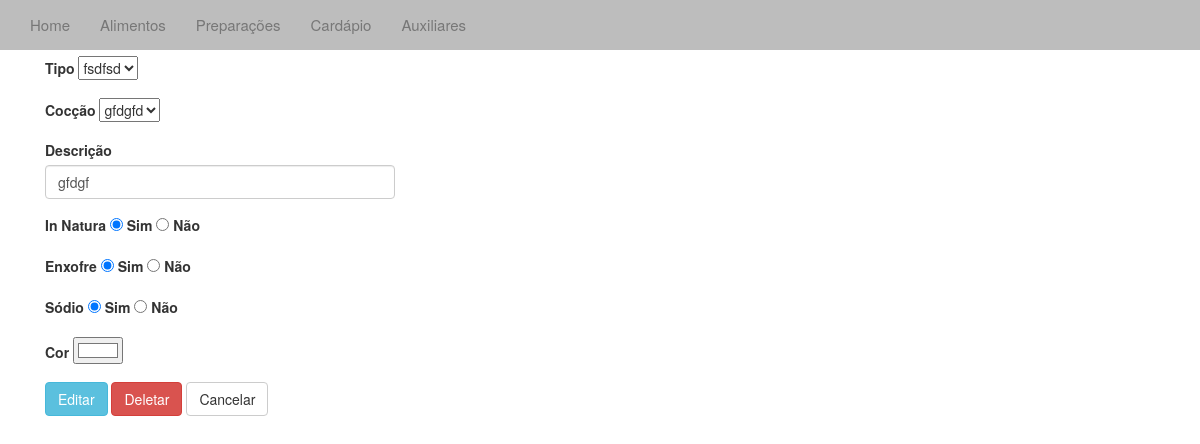
Before: /editprepara/1/ with the older database file.
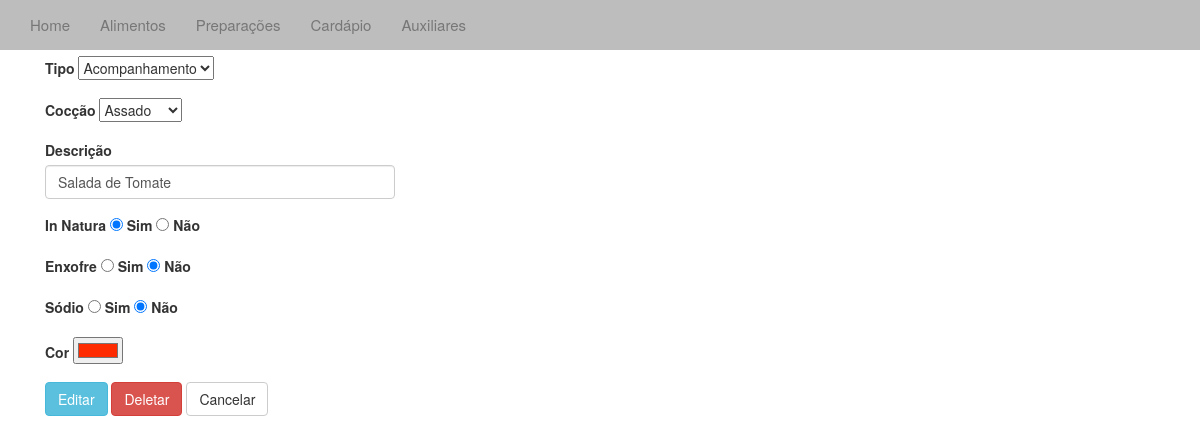
After: the same page with the newer database file.
### cardapio/models.py (models this page shows, shortened)
class Prepara(models.Model):
	desc = models.CharField(max_length=40)
	inNatura = models.IntegerField(1)
	enxofre = models.IntegerField(1)
	sodio = models.IntegerField(1)
	cor = models.CharField(max_length=10)
	tipoPrep = models.CharField(max_length=40)
	coccao = models.CharField(max_length=40)

### cardapio/views.py (the view)
# urls.py: url(r'editprepara/(?P<id_prepara>\d+)/$', 'cardapio.views.editprepara', name='editprepara'),
def editprepara(request, id_prepara):
	aux_list = Aux.objects.all().order_by('desc')
	f = modelformset_factory(Aux,AuxForm)
	form = f(request.POST or None)
	al = get_object_or_404(Prepara, pk=id_prepara)
	if request.method == 'POST':
		f_desc = request.POST.get('desc')
		f_inNatura = request.POST.get('inNatura')
		f_enxofre = request.POST.get('enxofre')
		f_sodio = request.POST.get('sodio')
		f_tipo = request.POST.get('tipo')
		f_coccao = request.POST.get('coccao')
		f_cor = request.POST.get('cor')
		al = get_object_or_404(Prepara, pk=id_prepara)
		if f_tipo: al.tipoPrep = f_tipo
		if f_coccao: al.coccao = f_coccao
		if f_inNatura: al.inNatura = f_inNatura
		if f_enxofre: al.enxofre = f_enxofre
		if f_sodio: al.sodio = f_sodio
		if f_desc: al.desc = f_desc
		if f_cor: al.cor = f_cor
		al.save()
		return redirect('/prepara')
	context = {'form': form, 'aux_list':aux_list, 'al':al}
	return render(request,"editprepara.html", context)

### templates/editprepara.html (shortened to what this page needs)
{% extends "base.html" %}
{% block body%}
<div class="container">
	<h3>Adicionar Alimento</h3>
	<form action="" method="post" role="form" class="col-sm-4">
		<div class="form-group">
			<label>Tipo</label>
			<select type="text" name="tipo" >
			{% for a in aux_list %}
			{% if a.tipo == 2 %}
			<option value="{{ a.desc }}"> {{ a.desc }} </option>
			{% endif %}
			{% endfor %}
			</select><br />
		</div>
		<div class="form-group">
			<label>Cocção</label>
			<select type="text" name="coccao" >
			{% for a in aux_list %}
			{% if a.tipo == 3 %}
			<option value="{{ a.desc}}"> {{ a.desc }} </option>
			{% endif %}
			{% endfor %}
			</select><br />
		</div>
		<div class="form-group">
			<label>Descrição</label>
			<input type="text" class="form-control" name="desc" value="{{ al.desc }}" />
		</div>
		<div class="form-group">
			<label>In Natura</label>
			{% if al.inNatura == 1 %}
			<label><input type="radio" name="inNatura" value="1" checked/> Sim </label>
			<label><input type="radio" name="inNatura" value="2"/> Não </label>
			{% else %}
			<label><input type="radio" name="inNatura" value="1"/> Sim </label>
			<label><input type="radio" name="inNatura" value="2" checked/> Não </label>
			{% endif %}
		</div>
		<div class="form-group">
			<label>Enxofre</label>
			{% if al.enxofre == 1 %}
			<label><input type="radio" name="enxofre" value="1" checked/> Sim </label>
			<label><input type="radio" name="enxofre" value="2"/> Não </label>
			{% else %}
			<label><input type="radio" name="enxofre" value="1"/> Sim </label>
			<label><input type="radio" name="enxofre" value="2" checked/> Não </label>
			{% endif %}
		</div>
		<div class="form-group">
			<label>Sódio</label>
			{% if al.sodio == 1 %}
			<label><input type="radio" name="sodio" value="1" checked/> Sim </label>
			<label><input type="radio" name="sodio" value="2"/> Não </label>
			{% else %}
			<label><input type="radio" name="sodio" value="1"/> Sim </label>
			<label><input type="radio" name="sodio" value="2" checked/> Não </label>
			{% endif %}
		</div>
		<div class="form-group">
			<label>Cor</label>
			<input type="color" name="cor" value="{{ al.cor }}">
		</div>
	   <button type="submit" class="btn btn-info" value="Editar">Editar</button>
	  <a href="/deleteprepara/{{ al.id }}"><button type="button" class="btn btn-danger">Deletar</button></a>
	  <a href="/prepara/"><button type="button" class="btn btn-default">Cancelar</button></a>
	  </form>
</div>
{% endblock %}

Changed rows visible on the page:
changed Prepara: desc "gfdgf" → "Salada de Tomate"; enxofre 1 → 2 (drawn); sodio 1 → 2 (drawn); cor "#ffffff" → "#ff2b00"
Other visible differences:
form field tipo: "fsdfsd" → "Acompanhamento"
form field coccao: "gfdgfd" → "Assado"
form field enxofre: (not shown) → "☐ Sim"
form field enxofre: (not shown) → "☑ Não"
form field sodio: (not shown) → "☐ Sim"
form field sodio: (not shown) → "☑ Não"
form field enxofre: "☑ Sim" → (not shown)
form field enxofre: "☐ Não" → (not shown)
form field sodio: "☑ Sim" → (not shown)
form field sodio: "☐ Não" → (not shown)
